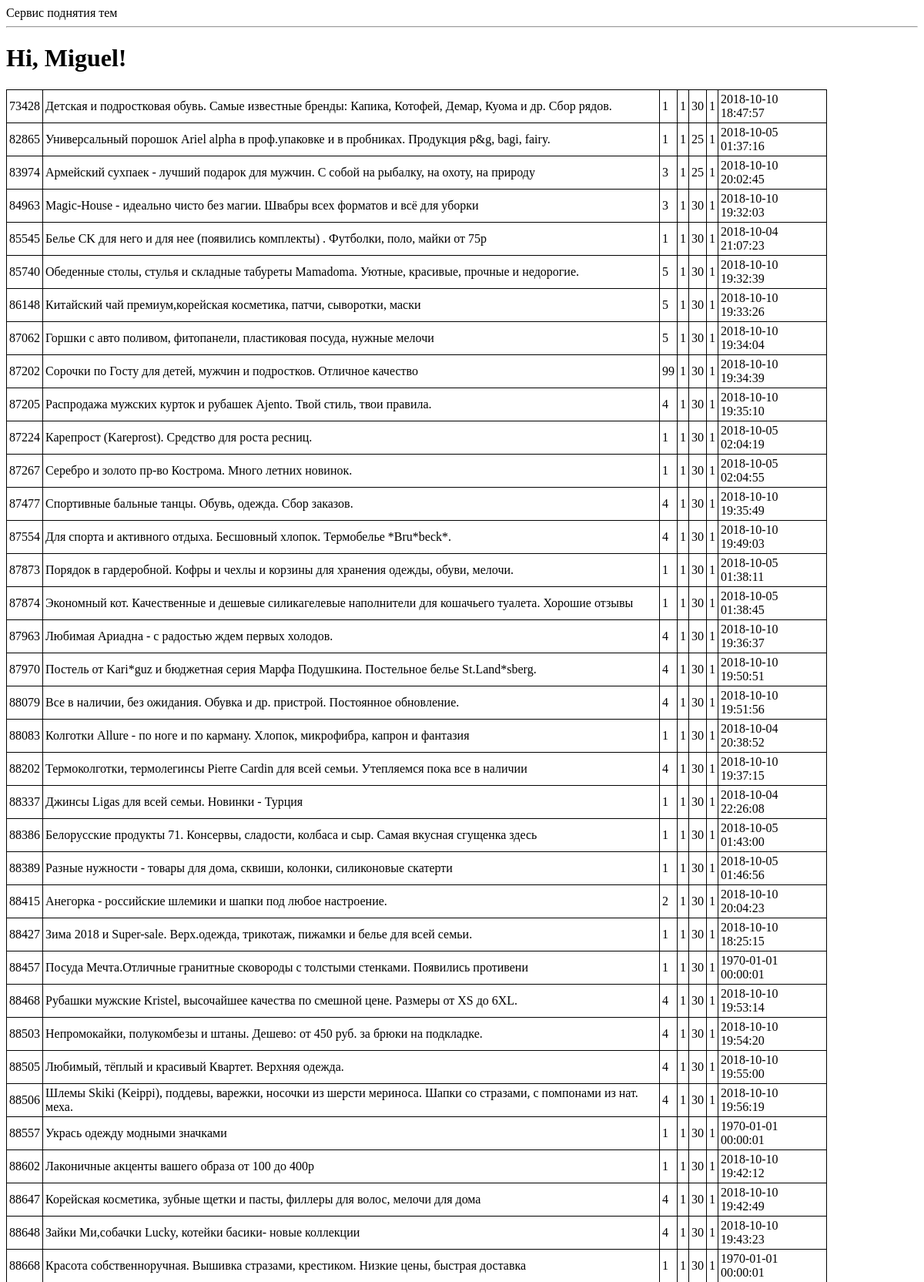
The page /2a (upper part) on the database its author committed.
### tables this page shows
CREATE TABLE topics (id INTEGER PRIMARY KEY UNIQUE NOT NULL, name VARCHAR (250) NOT NULL, ref VARCHAR (100), time_start TIME DEFAULT (7), time_stop TIME DEFAULT (23.05), interval_minutes INTEGER DEFAULT (30), user_id INTEGER REFERENCES users (id), last_up_time TIME DEFAULT (1), active INT DEFAULT (1), page INT, maxpage INT DEFAULT (1), actual INT DEFAULT (1), good_id INT DEFAULT (0));

### app.py (the view)
@app.route('/2a', methods=["GET"])
def index2():
    tpcs=engine.execute("""select t.id,
                                   t.name,
                                   t.page,
                                   t.maxpage,
                                   t.interval_minutes,
                                   t.active,
                                   datetime(last_up_time, 'unixepoch', 'localtime') up_time
                           from topics t
                           where actual=1""")
    user = {'username': 'Miguel'}
    posts = [
        {
            'author': {'username': 'John'},
            'body': 'Beautiful day in Portland!'
        },
        {
            'author': {'username': 'Susan'},
            'body': 'The Avengers movie was so cool!'
        }
    ]
    return render_template('index.html', title='Home', tpcs=tpcs, user=user)

### templates/index.html
{% extends "base.html" %}
{% block content %}
    <h1>Hi, {{ user.username }}!</h1>
    <table>
    {% for row in tpcs %}
        <tr>
            <td>{{ row["id"] }}</td>
            <td>{{ row["name"] }}</td>
            <td>{{ row["page"] }}</td>
            <td>{{ row["maxpage"] }}</td>
            <td>{{ row["interval_minutes"] }}</td>
            <td>{{ row["active"] }}</td>
            <td>{{ row["up_time"] }}</td>
        </tr>
    {% endfor %}
    </table>
{% endblock %}

### templates/base.html (shortened to what this page needs)
<html>
    <head>
    </head>
    <body>
        <div>
            Сервис поднятия тем
        </div>
        <hr>
        {% block content %}{% endblock %}
    </body>
</html>

### templates/base.html (style rules this page uses)
TABLE { width: 90%; border-collapse: collapse; }
TD, TH { padding: 3px; border: 1px solid black; }

### rows shown on the page
topics: id "73428", name "Детская и подростковая обувь. Самые известные бренды: Капика, Котофей, Демар, Куома и др. Сбор рядов.", page "1", maxpage "1", interval_minutes "30", active "1", up_time "2018-10-10 18:47:57"
topics: id "82865", name "Универсальный порошок Ariel alpha в проф.упаковке и в пробниках. Продукция p&g, bagi, fairy.", page "1", maxpage "1", interval_minutes "25", active "1", up_time "2018-10-05 01:37:16"
topics: id "83974", name "Армейский сухпаек - лучший подарок для мужчин. С собой на рыбалку, на охоту, на природу", page "3", maxpage "1", interval_minutes "25", active "1", up_time "2018-10-10 20:02:45"
topics: id "84963", name "Magic-House - идеально чисто без магии. Швабры всех форматов и всё для уборки", page "3", maxpage "1", interval_minutes "30", active "1", up_time "2018-10-10 19:32:03"
topics: id "85545", name "Белье CK для него и для нее (появились комплекты) . Футболки, поло, майки от 75р", page "1", maxpage "1", interval_minutes "30", active "1", up_time "2018-10-04 21:07:23"
topics: id "85740", name "Обеденные столы, стулья и складные табуреты Mamadoma. Уютные, красивые, прочные и недорогие.", page "5", maxpage "1", interval_minutes "30", active "1", up_time "2018-10-10 19:32:39"
topics: id "86148", name "Китайский чай премиум,корейская косметика, патчи, сыворотки, маски", page "5", maxpage "1", interval_minutes "30", active "1", up_time "2018-10-10 19:33:26"
topics: id "87062", name "Горшки с авто поливом, фитопанели, пластиковая посуда, нужные мелочи", page "5", maxpage "1", interval_minutes "30", active "1", up_time "2018-10-10 19:34:04"
topics: id "87202", name "Сорочки по Госту для детей, мужчин и подростков. Отличное качество", page "99", maxpage "1", interval_minutes "30", active "1", up_time "2018-10-10 19:34:39"
topics: id "87205", name "Распродажа мужских курток и рубашек Ajento. Твой стиль, твои правила.", page "4", maxpage "1", interval_minutes "30", active "1", up_time "2018-10-10 19:35:10"
topics: id "87224", name "Карепрост (Kareprost). Средство для роста ресниц.", page "1", maxpage "1", interval_minutes "30", active "1", up_time "2018-10-05 02:04:19"
topics: id "87267", name "Серебро и золото пр-во Кострома. Много летних новинок.", page "1", maxpage "1", interval_minutes "30", active "1", up_time "2018-10-05 02:04:55"
topics: id "87477", name "Спортивные бальные танцы. Обувь, одежда. Сбор заказов.", page "4", maxpage "1", interval_minutes "30", active "1", up_time "2018-10-10 19:35:49"
topics: id "87554", name "Для спорта и активного отдыха. Бесшовный хлопок. Термобелье *Bru*beck*.", page "4", maxpage "1", interval_minutes "30", active "1", up_time "2018-10-10 19:49:03"
topics: id "87873", name "Порядок в гардеробной. Кофры и чехлы и корзины для хранения одежды, обуви, мелочи.", page "1", maxpage "1", interval_minutes "30", active "1", up_time "2018-10-05 01:38:11"
topics: id "87874", name "Экономный кот. Качественные и дешевые силикагелевые наполнители для кошачьего туалета. Хорошие отзывы", page "1", maxpage "1", interval_minutes "30", active "1", up_time "2018-10-05 01:38:45"
topics: id "87963", name "Любимая Ариадна - с радостью ждем первых холодов.", page "4", maxpage "1", interval_minutes "30", active "1", up_time "2018-10-10 19:36:37"
topics: id "87970", name "Постель от Kari*guz и бюджетная серия Марфа Подушкина. Постельное белье St.Land*sberg.", page "4", maxpage "1", interval_minutes "30", active "1", up_time "2018-10-10 19:50:51"
topics: id "88079", name "Все в наличии, без ожидания. Обувка и др. пристрой. Постоянное обновление.", page "4", maxpage "1", interval_minutes "30", active "1", up_time "2018-10-10 19:51:56"
topics: id "88083", name "Колготки Allure - по ноге и по карману. Хлопок, микрофибра, капрон и фантазия", page "1", maxpage "1", interval_minutes "30", active "1", up_time "2018-10-04 20:38:52"
topics: id "88202", name "Термоколготки, термолегинсы Pierre Cardin для всей семьи. Утепляемся пока все в наличии", page "4", maxpage "1", interval_minutes "30", active "1", up_time "2018-10-10 19:37:15"
topics: id "88337", name "Джинсы Ligas для всей семьи. Новинки - Турция", page "1", maxpage "1", interval_minutes "30", active "1", up_time "2018-10-04 22:26:08"
topics: id "88386", name "Белорусские продукты 71. Консервы, сладости, колбаса и сыр. Самая вкусная сгущенка здесь", page "1", maxpage "1", interval_minutes "30", active "1", up_time "2018-10-05 01:43:00"
topics: id "88389", name "Разные нужности - товары для дома, сквиши, колонки, силиконовые скатерти", page "1", maxpage "1", interval_minutes "30", active "1", up_time "2018-10-05 01:46:56"
topics: id "88415", name "Анегорка - российские шлемики и шапки под любое настроение.", page "2", maxpage "1", interval_minutes "30", active "1", up_time "2018-10-10 20:04:23"
topics: id "88427", name "Зима 2018 и Super-sale. Верх.одежда, трикотаж, пижамки и белье для всей семьи.", page "1", maxpage "1", interval_minutes "30", active "1", up_time "2018-10-10 18:25:15"
topics: id "88457", name "Посуда Мечта.Отличные гранитные сковороды с толстыми стенками. Появились противени", page "1", maxpage "1", interval_minutes "30", active "1", up_time "1970-01-01 00:00:01"
topics: id "88468", name "Рубашки мужские Kristel, высочайшее качества по смешной цене. Размеры от XS до 6XL.", page "4", maxpage "1", interval_minutes "30", active "1", up_time "2018-10-10 19:53:14"
topics: id "88503", name "Непромокайки, полукомбезы и штаны. Дешево: от 450 руб. за брюки на подкладке.", page "4", maxpage "1", interval_minutes "30", active "1", up_time "2018-10-10 19:54:20"
topics: id "88505", name "Любимый, тёплый и красивый Квартет. Верхняя одежда.", page "4", maxpage "1", interval_minutes "30", active "1", up_time "2018-10-10 19:55:00"
topics: id "88506", name "Шлемы Skiki (Keippi), поддевы, варежки, носочки из шерсти мериноса. Шапки со стразами, с помпонами из нат. меха.", page "4", maxpage "1", interval_minutes "30", active "1", up_time "2018-10-10 19:56:19"
topics: id "88557", name "Укрась одежду модными значками", page "1", maxpage "1", interval_minutes "30", active "1", up_time "1970-01-01 00:00:01"
topics: id "88602", name "Лаконичные акценты вашего образа от 100 до 400р", page "1", maxpage "1", interval_minutes "30", active "1", up_time "2018-10-10 19:42:12"
topics: id "88647", name "Корейская косметика, зубные щетки и пасты, филлеры для волос, мелочи для дома", page "4", maxpage "1", interval_minutes "30", active "1", up_time "2018-10-10 19:42:49"
topics: id "88648", name "Зайки Ми,собачки Lucky, котейки басики- новые коллекции", page "4", maxpage "1", interval_minutes "30", active "1", up_time "2018-10-10 19:43:23"
topics: id "88668", name "Красота собственноручная. Вышивка стразами, крестиком. Низкие цены, быстрая доставка", page "1", maxpage "1", interval_minutes "30", active "1", up_time "1970-01-01 00:00:01"

### other values the page prints
{{ user.username }} "Miguel"
